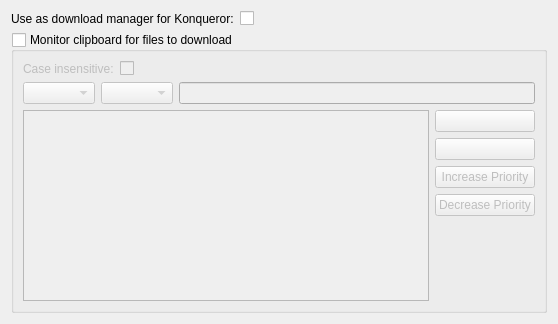
<?xml version="1.0" encoding="UTF-8"?>
<ui version="4.0">
 <class>DlgIntegration</class>
 <widget class="QWidget" name="DlgIntegration">
  <property name="geometry">
   <rect>
    <x>0</x>
    <y>0</y>
    <width>558</width>
    <height>324</height>
   </rect>
  </property>
  <layout class="QFormLayout" name="formLayout">
   <item row="0" column="0">
    <widget class="QLabel" name="label_4">
     <property name="text">
      <string>Use as download manager for Konqueror:</string>
     </property>
    </widget>
   </item>
   <item row="0" column="1">
    <widget class="QCheckBox" name="kcfg_KonquerorIntegration">
     <property name="text">
      <string/>
     </property>
    </widget>
   </item>
   <item row="1" column="0" colspan="2">
    <widget class="QGroupBox" name="kcfg_AutoPaste">
     <property name="title">
      <string>Monitor clipboard for files to download</string>
     </property>
     <property name="checkable">
      <bool>true</bool>
     </property>
     <property name="checked">
      <bool>false</bool>
     </property>
     <layout class="QFormLayout" name="formLayout_2">
      <item row="0" column="0">
       <widget class="QLabel" name="label_5">
        <property name="text">
         <string>Case insensitive:</string>
        </property>
       </widget>
      </item>
      <item row="0" column="1">
       <widget class="QCheckBox" name="kcfg_AutoPasteCaseInsensitive">
        <property name="text">
         <string/>
        </property>
       </widget>
      </item>
      <item row="1" column="0" colspan="2">
       <layout class="QHBoxLayout" name="horizontalLayout">
        <item>
         <widget class="KComboBox" name="type"/>
        </item>
        <item>
         <widget class="KComboBox" name="patternSyntax"/>
        </item>
        <item>
         <widget class="KLineEdit" name="pattern">
          <property name="trapEnterKeyEvent" stdset="0">
           <bool>true</bool>
          </property>
          <property name="showClearButton" stdset="0">
           <bool>true</bool>
          </property>
         </widget>
        </item>
       </layout>
      </item>
      <item row="2" column="0" colspan="2">
       <layout class="QHBoxLayout" name="horizontalLayout_2">
        <item>
         <widget class="QTreeView" name="list">
          <property name="selectionMode">
           <enum>QAbstractItemView::ExtendedSelection</enum>
          </property>
          <property name="rootIsDecorated">
           <bool>false</bool>
          </property>
          <property name="uniformRowHeights">
           <bool>true</bool>
          </property>
         </widget>
        </item>
        <item>
         <layout class="QVBoxLayout" name="verticalLayout_4">
          <item>
           <widget class="KPushButton" name="add"/>
          </item>
          <item>
           <widget class="KPushButton" name="remove"/>
          </item>
          <item>
           <widget class="KPushButton" name="increase">
            <property name="text">
             <string>Increase Priority</string>
            </property>
           </widget>
          </item>
          <item>
           <widget class="KPushButton" name="decrease">
            <property name="text">
             <string>Decrease Priority</string>
            </property>
           </widget>
          </item>
          <item>
           <spacer name="verticalSpacer">
            <property name="orientation">
             <enum>Qt::Vertical</enum>
            </property>
            <property name="sizeHint" stdset="0">
             <size>
              <width>20</width>
              <height>40</height>
             </size>
            </property>
           </spacer>
          </item>
         </layout>
        </item>
       </layout>
      </item>
     </layout>
    </widget>
   </item>
  </layout>
 </widget>
 <customwidgets>
  <customwidget>
   <class>KPushButton</class>
   <extends>QPushButton</extends>
   <header>kpushbutton.h</header>
  </customwidget>
  <customwidget>
   <class>KLineEdit</class>
   <extends>QLineEdit</extends>
   <header>klineedit.h</header>
  </customwidget>
  <customwidget>
   <class>KComboBox</class>
   <extends>QComboBox</extends>
   <header>kcombobox.h</header>
  </customwidget>
 </customwidgets>
 <resources/>
 <connections/>
</ui>
